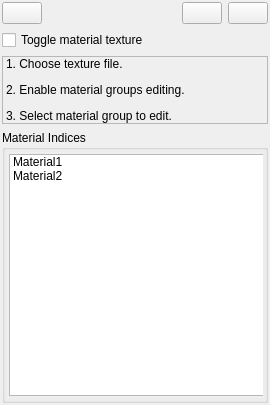
<?xml version="1.0" encoding="UTF-8"?>
<ui version="4.0">
 <class>FormMaterialIndicesManager</class>
 <widget class="QWidget" name="FormMaterialIndicesManager">
  <property name="geometry">
   <rect>
    <x>0</x>
    <y>0</y>
    <width>270</width>
    <height>405</height>
   </rect>
  </property>
  <property name="sizePolicy">
   <sizepolicy hsizetype="Minimum" vsizetype="Preferred">
    <horstretch>0</horstretch>
    <verstretch>0</verstretch>
   </sizepolicy>
  </property>
  <property name="windowTitle">
   <string>Form</string>
  </property>
  <layout class="QVBoxLayout" name="verticalLayout_2">
   <property name="sizeConstraint">
    <enum>QLayout::SetMaximumSize</enum>
   </property>
   <property name="leftMargin">
    <number>2</number>
   </property>
   <property name="topMargin">
    <number>2</number>
   </property>
   <property name="rightMargin">
    <number>2</number>
   </property>
   <property name="bottomMargin">
    <number>2</number>
   </property>
   <item>
    <layout class="QHBoxLayout" name="horizontalLayout">
     <item>
      <widget class="QPushButton" name="pushButtonOpenMaterialImage">
       <property name="maximumSize">
        <size>
         <width>50</width>
         <height>16777215</height>
        </size>
       </property>
       <property name="toolTip">
        <string>Open new image (Ctrl+O)</string>
       </property>
       <property name="statusTip">
        <string>Open new image (Ctrl+O)</string>
       </property>
       <property name="text">
        <string/>
       </property>
       <property name="icon">
        <iconset resource="content.qrc">
         <normaloff>:/resources/actions/save.png</normaloff>:/resources/actions/save.png</iconset>
       </property>
       <property name="iconSize">
        <size>
         <width>32</width>
         <height>32</height>
        </size>
       </property>
       <property name="shortcut">
        <string>Ctrl+O</string>
       </property>
      </widget>
     </item>
     <item>
      <spacer name="horizontalSpacer">
       <property name="orientation">
        <enum>Qt::Horizontal</enum>
       </property>
       <property name="sizeHint" stdset="0">
        <size>
         <width>40</width>
         <height>20</height>
        </size>
       </property>
      </spacer>
     </item>
     <item>
      <widget class="QPushButton" name="pushButtonCopyToClipboard">
       <property name="text">
        <string/>
       </property>
       <property name="icon">
        <iconset resource="content.qrc">
         <normaloff>:/resources/actions/copyToCB.png</normaloff>:/resources/actions/copyToCB.png</iconset>
       </property>
       <property name="iconSize">
        <size>
         <width>32</width>
         <height>32</height>
        </size>
       </property>
      </widget>
     </item>
     <item>
      <widget class="QPushButton" name="pushButtonPasteFromClipboard">
       <property name="text">
        <string/>
       </property>
       <property name="icon">
        <iconset resource="content.qrc">
         <normaloff>:/resources/actions/pasteFromCB.png</normaloff>:/resources/actions/pasteFromCB.png</iconset>
       </property>
       <property name="iconSize">
        <size>
         <width>32</width>
         <height>32</height>
        </size>
       </property>
      </widget>
     </item>
    </layout>
   </item>
   <item>
    <widget class="QCheckBox" name="checkBoxDisableMaterials">
     <property name="text">
      <string>Toggle material texture</string>
     </property>
    </widget>
   </item>
   <item>
    <widget class="QLabel" name="labelInfo">
     <property name="sizePolicy">
      <sizepolicy hsizetype="Minimum" vsizetype="Minimum">
       <horstretch>0</horstretch>
       <verstretch>0</verstretch>
      </sizepolicy>
     </property>
     <property name="frameShape">
      <enum>QFrame::StyledPanel</enum>
     </property>
     <property name="text">
      <string>&lt;html&gt;&lt;head/&gt;&lt;body&gt;&lt;p&gt;1. Choose texture file.&lt;/p&gt;&lt;p&gt;2. Enable material groups editing.&lt;/p&gt;&lt;p&gt;3. Select material group to edit.&lt;/p&gt;&lt;/body&gt;&lt;/html&gt;</string>
     </property>
    </widget>
   </item>
   <item>
    <widget class="QGroupBox" name="groupBox">
     <property name="sizePolicy">
      <sizepolicy hsizetype="MinimumExpanding" vsizetype="Preferred">
       <horstretch>0</horstretch>
       <verstretch>0</verstretch>
      </sizepolicy>
     </property>
     <property name="maximumSize">
      <size>
       <width>10000</width>
       <height>16777215</height>
      </size>
     </property>
     <property name="title">
      <string>Material Indices</string>
     </property>
     <layout class="QVBoxLayout" name="verticalLayout">
      <property name="spacing">
       <number>3</number>
      </property>
      <property name="leftMargin">
       <number>2</number>
      </property>
      <property name="topMargin">
       <number>2</number>
      </property>
      <property name="rightMargin">
       <number>2</number>
      </property>
      <property name="bottomMargin">
       <number>2</number>
      </property>
      <item>
       <widget class="QScrollArea" name="scrollArea">
        <property name="sizePolicy">
         <sizepolicy hsizetype="Minimum" vsizetype="Expanding">
          <horstretch>0</horstretch>
          <verstretch>0</verstretch>
         </sizepolicy>
        </property>
        <property name="maximumSize">
         <size>
          <width>2000</width>
          <height>16777215</height>
         </size>
        </property>
        <property name="frameShape">
         <enum>QFrame::NoFrame</enum>
        </property>
        <property name="frameShadow">
         <enum>QFrame::Plain</enum>
        </property>
        <property name="horizontalScrollBarPolicy">
         <enum>Qt::ScrollBarAlwaysOff</enum>
        </property>
        <property name="widgetResizable">
         <bool>true</bool>
        </property>
        <property name="alignment">
         <set>Qt::AlignCenter</set>
        </property>
        <widget class="QWidget" name="scrollAreaWidgetContents">
         <property name="geometry">
          <rect>
           <x>0</x>
           <y>0</y>
           <width>260</width>
           <height>240</height>
          </rect>
         </property>
         <layout class="QVBoxLayout" name="verticalLayout_3">
          <property name="spacing">
           <number>3</number>
          </property>
          <property name="leftMargin">
           <number>2</number>
          </property>
          <property name="topMargin">
           <number>2</number>
          </property>
          <property name="rightMargin">
           <number>2</number>
          </property>
          <property name="bottomMargin">
           <number>2</number>
          </property>
          <item>
           <widget class="QListWidget" name="listWidgetMaterialIndices">
            <property name="sizePolicy">
             <sizepolicy hsizetype="Minimum" vsizetype="Expanding">
              <horstretch>0</horstretch>
              <verstretch>0</verstretch>
             </sizepolicy>
            </property>
            <property name="minimumSize">
             <size>
              <width>0</width>
              <height>0</height>
             </size>
            </property>
            <property name="maximumSize">
             <size>
              <width>2000</width>
              <height>16777215</height>
             </size>
            </property>
            <property name="horizontalScrollBarPolicy">
             <enum>Qt::ScrollBarAlwaysOff</enum>
            </property>
            <property name="viewMode">
             <enum>QListView::ListMode</enum>
            </property>
            <property name="batchSize">
             <number>80</number>
            </property>
            <property name="sortingEnabled">
             <bool>false</bool>
            </property>
            <item>
             <property name="text">
              <string>Material1</string>
             </property>
            </item>
            <item>
             <property name="text">
              <string>Material2</string>
             </property>
            </item>
           </widget>
          </item>
         </layout>
        </widget>
       </widget>
      </item>
     </layout>
    </widget>
   </item>
  </layout>
 </widget>
 <resources>
  <include location="content.qrc"/>
 </resources>
 <connections>
  <connection>
   <sender>checkBoxDisableMaterials</sender>
   <signal>toggled(bool)</signal>
   <receiver>groupBox</receiver>
   <slot>setEnabled(bool)</slot>
   <hints>
    <hint type="sourcelabel">
     <x>62</x>
     <y>70</y>
    </hint>
    <hint type="destinationlabel">
     <x>72</x>
     <y>204</y>
    </hint>
   </hints>
  </connection>
 </connections>
</ui>
